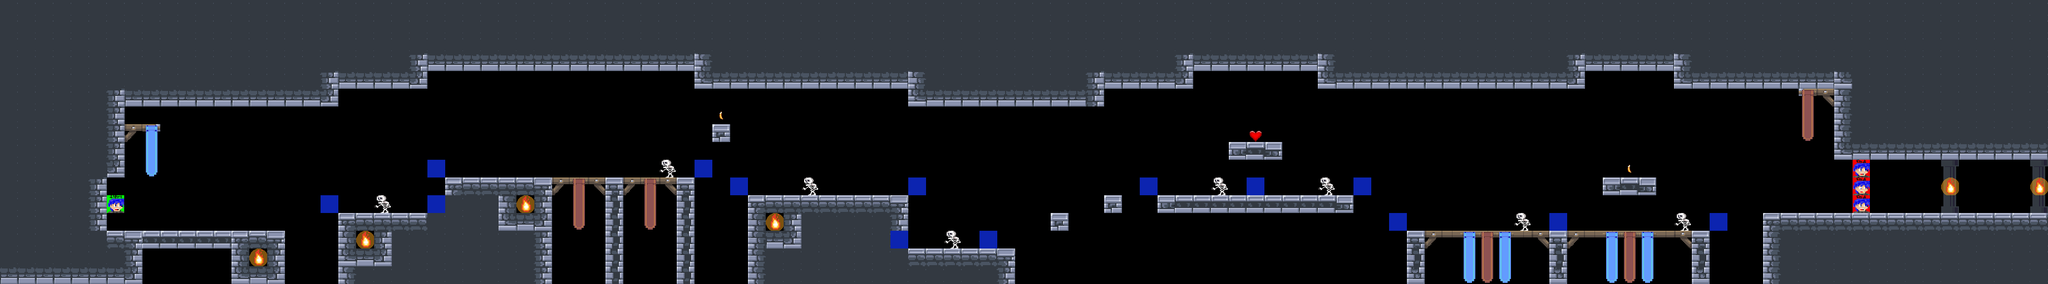

This game map was drawn from its Tiled (.tmx) file and the tilesets committed beside it. A one-line description and the trimmed map source follow:
An orthogonal 115x16 tile map with 32x32 px tiles, 8 tile layers (floor, tiang, obor, bendera, ...), 8 tilesets.

<map version="1.8" tiledversion="1.8.4" orientation="orthogonal" renderorder="right-down" width="115" height="16" tilewidth="32" tileheight="32" infinite="0" nextlayerid="9" nextobjectid="1">
 <editorsettings>
  <export target="../../1/level_1.csv" format="csv" />
 </editorsettings>
 <tileset firstgid="1" source="../tsx/floor.tsx" />
 <tileset firstgid="29" source="../tsx/obor.tsx" />
 <tileset firstgid="30" source="../tsx/enemy.tsx" />
 <tileset firstgid="32" source="../tsx/bendera.tsx" />
 <tileset firstgid="34" source="../tsx/player.tsx" />
 <tileset firstgid="36" source="../tsx/pisang.tsx" />
 <tileset firstgid="37" source="../tsx/hati.tsx" />
 <tileset firstgid="38" source="../tsx/tiang.tsx" />
 <layer id="1" name="floor" width="115" height="16">
  <data>[1840 cells, 955 non-empty, 23 distinct tile ids]</data>
 </layer>
 <layer id="2" name="tiang" width="115" height="16">
  <data>[1840 cells, 3 non-empty, 1 distinct tile ids]</data>
 </layer>
 <layer id="3" name="obor" width="115" height="16">
  <data>[1840 cells, 7 non-empty, 1 distinct tile ids]</data>
 </layer>
 <layer id="4" name="bendera" width="115" height="16">
  <data>[1840 cells, 10 non-empty, 2 distinct tile ids]</data>
 </layer>
 <layer id="5" name="pisang" width="115" height="16">
  <data>[1840 cells, 2 non-empty, 1 distinct tile ids]</data>
 </layer>
 <layer id="6" name="hati" width="115" height="16">
  <data>[1840 cells, 1 non-empty, 1 distinct tile ids]</data>
 </layer>
 <layer id="7" name="enemy" width="115" height="16">
  <data>[1840 cells, 22 non-empty, 2 distinct tile ids]</data>
 </layer>
 <layer id="8" name="player" width="115" height="16">
  <data>[1840 cells, 4 non-empty, 2 distinct tile ids]</data>
 </layer>
</map>
